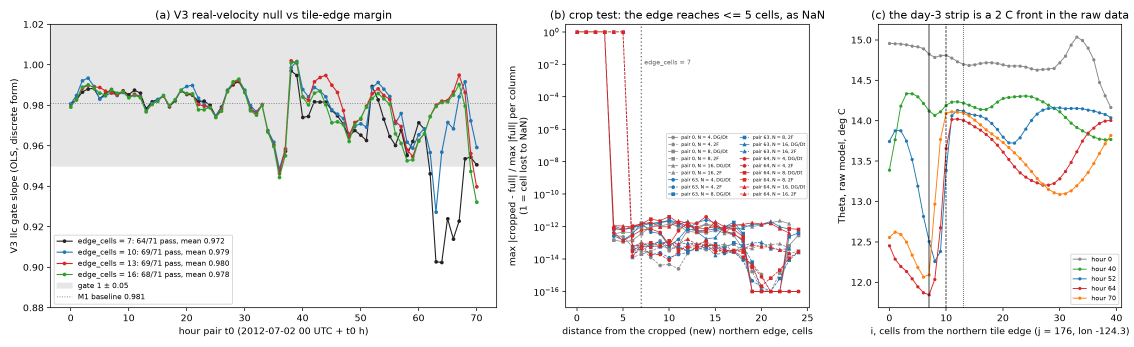
#> input picture dev/frontogenesis/figs/m2_q7_edge_margin.png, 3400 x 1040 px (shown at 1/3 size); its folder holds 5 pictures in this run
$ python make_m2_figs.py
#> lines starting #> are read from the running program, lines starting #| are printed output that depends on the picture
"""Figures for the M2 acceptance deck.

Every number here is quoted from the M2 task logs in
``claude_prompts/frontogenesis_prompts.md`` ("Execution prompt 3", tasks 1-6 and the M2-Q7
entry, 2026-10-03 .. 2026-10-04), from ``frontogenesis_prompt_3.md``, or is read from the
small summary / done-files the tasks left in ``../data/`` (JSON only).  Nothing is
recomputed from the stores, no zarr is opened and no network is touched.

Outputs, all in ``figs_m2/``:

  crop    panel (c) of ``../figs/m2_q7_edge_margin.png`` (the raw Theta profile across the
          day-3 front) at its native 200 dpi
  simple  large-font re-plots sized to the width at which the deck places them:
            m2_fig_osn_walltime     per-hour wall time of the 72-hour OSN pull
                                    (data/m2_pull_done_run1.json)
            m2_fig_chunk_walltime   per-hour wall time of the chunk pull, with the two
                                    timeouts, two slow reads and the sleep stall marked
                                    (data/m2_chunk_pull_done_run1.json + the task-5 log)
            m2_fig_qa_series        Eta tile mean (the tide), KPPhbl tile mean (the diurnal
                                    cycle), hourly displacement envelope
                                    (data/m2_qa_hours.json, data/m2_qa_pairs.json)
            m2_fig_stability        V3 llc slope on all 71 pairs, with CI, trimmed slope,
                                    gate and baseline bands (data/m2_v3_stability.json)
            m2_fig_flux_diurnal     raw chunk-store oceQsw / oceQnet tile means over 07-03,
                                    upward-positive, 6-hourly kinks (data/m2_chunk_recon.json)

Run:  <frontogenesis env python> make_m2_figs.py
"""
import json
import pathlib
import matplotlib
matplotlib.use("Agg")
import matplotlib.pyplot as plt
import numpy as np
from PIL import Image

HERE = pathlib.Path(__file__).parent
OUT = HERE / "figs_m2"
OUT.mkdir(exist_ok=True)
FIGS = HERE.parent / "figs"
DATA = HERE.parent / "data"

MIDNIGHT, DEEP, TEAL = "#21295C", "#065A82", "#1C7293"
AMBER, MUTED, LIGHT, GREEN = "#A8501B", "#62737F", "#F2F6F8", "#2C6E49"
RED = "#B03A2E"
plt.rcParams.update({
    "font.family": "sans-serif", "font.size": 20,
    "axes.titlesize": 21, "axes.labelsize": 20, "legend.fontsize": 18,
    "xtick.labelsize": 19, "ytick.labelsize": 19,
    "axes.edgecolor": MUTED, "axes.labelcolor": MIDNIGHT,
    "xtick.color": MUTED, "ytick.color": MUTED, "text.color": MIDNIGHT,
    "axes.spines.top": False, "axes.spines.right": False, "figure.dpi": 200,
})


def save(fig, name):
    fig.savefig(OUT / name, bbox_inches="tight", facecolor="white", pad_inches=0.05)
    plt.close(fig)


def load(name):
    p = DATA / name
    return json.load(open(p)) if p.exists() else None


# ---------------------------------------------------------------- crop of the real figure
# (left, top, right, bottom) in native pixels of figs/m2_q7_edge_margin.png (3400 x 1040).
# Panels (a) and (b) are not cropped: (a) is carried by the table on the slide and (b) is a
# log-scale cloud of 24 series that does not read at slide size.
CROPS = {
    "m2_q7_edge_margin.png": [("m2_crop_q7c.png", (2500, 0, 3400, 1040))],
}
for src, items in CROPS.items():
    p = FIGS / src
    if p.exists():
        for dst, box in items:
            Image.open(p).crop(box).save(OUT / dst, optimize=True)
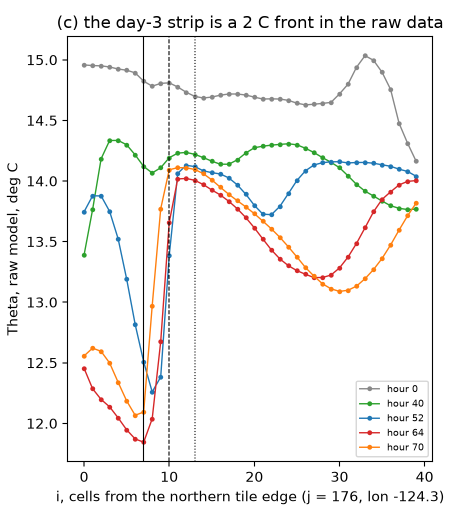
#> saved as m2_crop_q7c.png: PIL image 900x1040 RGBA (shown at 1/2 size); mean R, G, B, A 244.7, 243.9, 243, 255

# ---------------------------------------------------------------- task 2: OSN per-hour wall
# Task-2 log: total 1636.9 s = 27.3 min; median 22.4 s, mean 22.7, range 20.7-33.1 s;
# slowest 2012-07-03 10:00 (33.1 s).  0 retries, 0 failures, 0 repairs.
done = load("m2_pull_done_run1.json")
if done:
    walls = np.array(list(done["report"]["wall_s"].values()))
    assert len(walls) == 72
    fig, ax = plt.subplots(figsize=(5.6, 3.6))
    fig.subplots_adjust(left=0.17, right=0.98, top=0.86, bottom=0.2)
    ax.bar(np.arange(72), walls, 0.8, color=DEEP)
    ax.axhline(22.4, color=AMBER, ls="--", lw=1.8)
    ax.text(50, 36.5, "median 22.4 s (dashed)", color=AMBER, fontsize=14, ha="center")
    i = int(np.argmax(walls))
    ax.annotate(f"{walls[i]:.1f} s\n07-03 10:00", (i, walls[i]), (i - 14, walls[i] + 2),
                fontsize=14, color=MIDNIGHT, arrowprops={"arrowstyle": "-", "color": MUTED})
    ax.set_ylim(0, 42); ax.set_xlim(-1, 72)
    ax.set_xticks([0, 24, 48, 71]); ax.tick_params(labelsize=15)
    ax.set_xlabel("hour of the window", fontsize=16)
    ax.set_ylabel("wall time per hour [s]", fontsize=16)
    ax.set_title("OSN: 72 hours in 27.3 min, no retries", loc="left", fontweight="bold",
                 fontsize=17)
    save(fig, "m2_fig_osn_walltime.png")

# ---------------------------------------------------------------- task 5: chunk per-hour wall
# Task-5 log: 25,305 s = 7.03 h; median 299.2 s, range 297.2-1886.9 s; two FSTimeoutErrors
# on W (20120702T09, 860 s; 20120703T02, 730 s), two slow reads at 0.12 MB/s (20120702T17
# Salt, 621 s; 20120702T20 Theta, 683 s), one 28-min idle-sleep stall (20120704T10 Salt,
# 1887 s; caffeinate afterwards).  The hour indices below are those timestamps' positions.
done = load("m2_chunk_pull_done_run1.json")
if done:
    ws = done["report"]["wall_s"]
    keys = list(ws.keys()); walls = np.array([ws[k] for k in keys])
    assert len(walls) == 72
    events = {  # index -> (label, colour), from the task-5 log
        keys.index("2012-07-02 09:00:00"): ("timeout (W)", AMBER),
        keys.index("2012-07-03 02:00:00"): ("timeout (W)", AMBER),
        keys.index("2012-07-02 17:00:00"): ("slow read", MUTED),
        keys.index("2012-07-02 20:00:00"): ("slow read", MUTED),
        keys.index("2012-07-04 10:00:00"): ("28-min stall\n(idle sleep)", RED),
    }
    assert set(events) == set(np.argsort(walls)[-5:]), "the five slow hours are the logged ones"
    fig, ax = plt.subplots(figsize=(5.6, 3.6))
    fig.subplots_adjust(left=0.19, right=0.98, top=0.86, bottom=0.2)
    cols = [events.get(i, ("", DEEP))[1] for i in range(72)]
    ax.bar(np.arange(72), walls / 60, 0.8, color=cols)
    ax.axhline(299.2 / 60, color=AMBER, ls="--", lw=1.5)
    ax.text(30, 6.0, "median 299 s", color=AMBER, fontsize=15)
    for i, (lab, c) in events.items():
        if lab.startswith("timeout"):
            ax.text(i, walls[i] / 60 + 0.8, "timeout", ha="right" if i < 20 else "left",
                    fontsize=13, color=AMBER)
        elif lab.startswith("28"):
            ax.text(i - 1, walls[i] / 60 - 4, "28-min\nstall", ha="right", fontsize=14,
                    color=RED)
    ax.text(18.5, 18.5, "slow\nreads", ha="center", fontsize=13, color=MUTED)
    ax.set_ylim(0, 34); ax.set_xlim(-1, 72)
    ax.set_xticks([0, 24, 48, 71]); ax.tick_params(labelsize=15)
    ax.set_xlabel("hour of the window", fontsize=16)
    ax.set_ylabel("wall time per hour [min]", fontsize=16)
    ax.set_title("Chunk store: 72 hours in 7.03 h", loc="left", fontweight="bold",
                 fontsize=17)
    save(fig, "m2_fig_chunk_walltime.png")

# ---------------------------------------------------------------- task 3: QA series
# Task-3 log: Eta tile-mean range 2.009 m, M2 0.619 + K1 0.494 m; KPPhbl 24-h amplitude
# 6.4 m, max ~01 h local solar; displacement over 71 pairs: ocean median 0.27-0.44, p99
# 1.05-1.38, max 4.05 (pair 59, Gulf of California); mask_analysis max 2.27 (pair 45).
hours, pairs = load("m2_qa_hours.json"), load("m2_qa_pairs.json")
if hours and pairs:
    hk = sorted(hours, key=int); t = np.arange(len(hk))
    eta = np.array([hours[k]["Eta"]["mean"] for k in hk])
    hbl = np.array([hours[k]["KPPhbl"]["mean"] for k in hk])
    pk = sorted(pairs, key=int); tp = np.arange(len(pk)) + 0.5
    med = np.array([pairs[k]["ocean"]["median"] for k in pk])
    p99 = np.array([pairs[k]["ocean"]["p99"] for k in pk])
    mx = np.array([pairs[k]["ocean"]["max"] for k in pk])
    mxa = np.array([pairs[k]["analysis"]["max"] for k in pk])
    fig, axs = plt.subplots(1, 3, figsize=(11.3, 3.3))
    fig.subplots_adjust(left=0.07, right=0.99, top=0.84, bottom=0.22, wspace=0.42)
    for a in axs:
        a.tick_params(labelsize=15); a.set_xlim(0, 72); a.set_xticks([0, 24, 48, 72])
        for d in (24, 48):
            a.axvline(d, color=MUTED, lw=0.8, ls=":")
        a.set_xlabel("hours since 07-02 00 UTC", fontsize=15)
    ax = axs[0]
    ax.plot(t, eta, color=DEEP, lw=2.5)
    ax.set_ylabel("Eta tile mean [m]", fontsize=15)
    ax.set_title("Tide: 2.0 m range", loc="left", fontweight="bold", fontsize=16)
    ax = axs[1]
    ax.plot(t, hbl, color=TEAL, lw=2.5)
    ax.set_ylabel("KPPhbl tile mean [m]", fontsize=15)
    ax.set_title("KPPhbl: 6.4 m diurnal", loc="left", fontweight="bold", fontsize=16)
    ax = axs[2]
    ax.plot(tp, mx, color=RED, lw=2.2, label="max, ocean")
    ax.plot(tp, mxa, color=RED, lw=2.0, ls="--", label="max, analysis")
    ax.plot(tp, p99, color=DEEP, lw=2.2, label="p99, ocean")
    ax.plot(tp, med, color=MIDNIGHT, lw=2.2, label="median, ocean")
    ax.set_ylim(0, 6.0); ax.set_yticks([0, 2, 4])
    ax.set_ylabel("displacement [cells]", fontsize=15)
    ax.set_title("Displacement, 71 pairs", loc="left", fontweight="bold", fontsize=16)
    ax.legend(frameon=False, fontsize=12, loc="upper left", ncol=2, columnspacing=0.8,
              handlelength=1.6, handletextpad=0.5)
    save(fig, "m2_fig_qa_series.png")

# ---------------------------------------------------------------- task 3 / M2-Q3: stability
# Task-3 log: all 71 pairs 0.902-0.997, mean 0.972 std 0.020, 64/71 pass; trimmed (top 1 %
# |2F| dropped) 0.971-1.002, mean 0.987 std 0.005; failures 36 and 62-67.
v3 = load("m2_v3_stability.json")
if v3:
    tab = sorted(v3["_table"], key=lambda r: r["t0"])
    t0 = np.array([r["t0"] for r in tab]); sl = np.array([r["slope"] for r in tab])
    lo = np.array([r["ci"][0] for r in tab]); hi = np.array([r["ci"][1] for r in tab])
    gate = np.array([r["gate"] for r in tab])
    trim = np.array([v3["_robust"][str(k)]["ols_trim1"] for k in t0])
    fig, ax = plt.subplots(figsize=(6.9, 4.1))
    fig.subplots_adjust(left=0.13, right=0.98, top=0.86, bottom=0.3)
    ax.axhspan(0.95, 1.05, color="#DCE8F2", zorder=0, label="gate 1 ± 0.05")
    ax.axhspan(0.970, 0.994, color="#C9DCC4", zorder=0, alpha=0.8,
               label="M1 baseline 0.981 [0.970, 0.994]")
    ax.fill_between(t0, lo, hi, color=MUTED, alpha=0.25, lw=0, label="95 % CI (block bootstrap)")
    ax.plot(t0, sl, color=MIDNIGHT, lw=2.2, label="OLS slope, the gate")
    ax.plot(t0, trim, color=TEAL, lw=2.0, ls="--", label="top 1 % |2F| trimmed")
    ax.plot(t0[~gate], sl[~gate], "o", color=RED, ms=8, label="fails the gate (7 of 71)")
    ax.set_ylim(0.80, 1.06); ax.set_xlim(-1, 71)
    ax.set_xticks([0, 24, 48, 70]); ax.tick_params(labelsize=15)
    for d in (24, 48):
        ax.axvline(d, color=MUTED, lw=0.8, ls=":")
    ax.set_xlabel("first hour of the pair (hours since 07-02 00 UTC)", fontsize=16)
    ax.set_ylabel("V3 llc slope", fontsize=16)
    ax.set_title("V3 llc slope on all 71 pairs: 0.972 ± 0.020", loc="left",
                 fontweight="bold", fontsize=16)
    ax.legend(frameon=False, fontsize=12, loc="upper center", bbox_to_anchor=(0.45, -0.24),
              ncol=2, columnspacing=1.0, handletextpad=0.5, handlelength=1.6)
    save(fig, "m2_fig_stability.png")

# ---------------------------------------------------------------- task 4: raw flux diurnal
# Task-4 log item 8: the source attrs say "+=down" but oceQsw <= 0 everywhere (-589 W/m2 tile
# mean at 21 UTC = 13 LST), oceQnet +115 at night / -454 at noon; piecewise linear with
# kinks every 6 h at 03/09/15/21 UTC.  Tile means of 07-03 as m2_chunk_recon.py stored them.
rec = load("m2_chunk_recon.json")
if rec and "flux_diurnal" in rec:
    rows = rec["flux_diurnal"]["rows"]
    hh = sorted(rows, key=int); x = np.array([int(h) for h in hh])
    qsw = np.array([rows[h]["oceQsw"]["mean"] for h in hh])
    qnet = np.array([rows[h]["oceQnet"]["mean"] for h in hh])
    fig, ax = plt.subplots(figsize=(5.6, 3.7))
    fig.subplots_adjust(left=0.2, right=0.97, top=0.84, bottom=0.2)
    for k in (3, 9, 15, 21):
        ax.axvline(k, color=MUTED, lw=1.0, ls=":")
    ax.axhline(0, color=MIDNIGHT, lw=1.0)
    ax.plot(x, qsw, "o-", color=AMBER, lw=2.2, ms=5, label="oceQsw")
    ax.plot(x, qnet, "s-", color=DEEP, lw=2.2, ms=5, label="oceQnet")
    ax.set_xlim(0, 23); ax.set_xticks([0, 6, 12, 18, 23]); ax.tick_params(labelsize=15)
    ax.set_ylim(-650, 200)
    ax.set_xlabel("UTC hour of 2012-07-03 (13 LST = 21 UTC)", fontsize=15)
    ax.set_ylabel("source tile mean [W m$^{-2}$]", fontsize=15)
    ax.set_title("Raw fluxes: upward-positive, 6-h kinks", loc="left",
                 fontweight="bold", fontsize=16)
    ax.legend(frameon=False, fontsize=14, loc="lower left")
    save(fig, "m2_fig_flux_diurnal.png")

print("wrote:")
for f in sorted(OUT.glob("*.png")):
    im = Image.open(f)
    print(f"  {f.relative_to(OUT.parent)}  {im.size[0]}x{im.size[1]}  ({f.stat().st_size/1024:.0f} KB)")
#|   figs_m2/m2_crop_q7c.png  900x1040  (135 KB)
